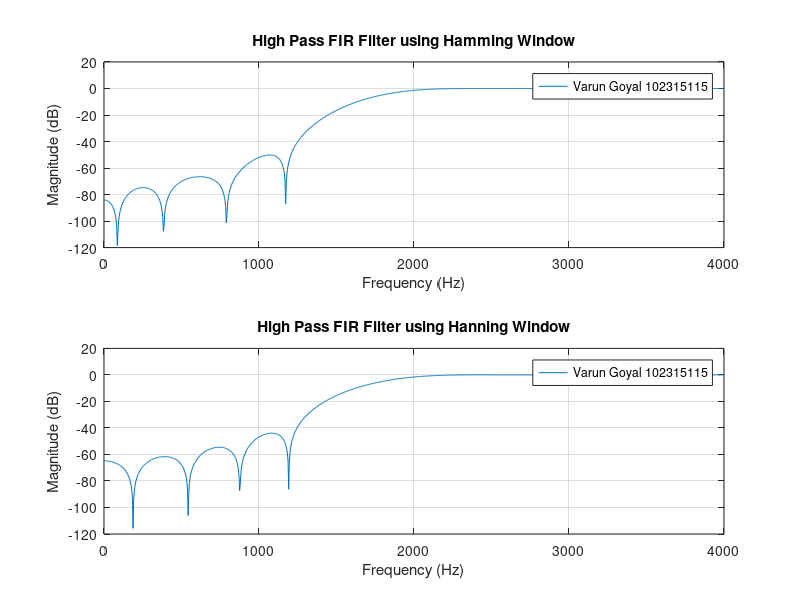

Reproduce this figure in MATLAB.
    
    % FIR High Pass Filter Design using Hamming and Hanning Windows 
clc; clear; close all; 

% ---- USER INPUTS ---- 
fp = 2000; 
df = 500; 
As = 50; 
fs =8000; 

% ---- NORMALIZED FREQUENCIES ---- 
wp = 2*pi*fp/fs;     % Passband edge (radians/sample) 
ws = wp - 2*pi*df/fs; % Stopband edge (radians/sample) 

% ---- DETERMINE FILTER ORDER ---- 
% Empirical formula for N depending on window type 
if As <= 44 
    windowType = 'Hamming'; 
    N = ceil((3.3*pi)/(2*pi*df/fs)); 
elseif As > 44 
    windowType = 'Hanning'; 
    N = ceil((3.1*pi)/(2*pi*df/fs)); 
end 

% Ensure N is odd (for symmetric linear phase) 
if mod(N,2)==0 
    N = N + 1; 
end 
fprintf('\nEstimated Filter Order N = %d\n', N); 

% ---- IDEAL HIGH-PASS IMPULSE RESPONSE ---- 
wc = (wp + ws)/2; % Cutoff frequency (radians/sample) 
n = 0:N-1; 
alpha = (N-1)/2; 
hd = -sin(wc*(n - alpha))./(pi*(n - alpha)); 
hd(alpha+1) = 1 - wc/pi; % Replace NaN at n = alpha 

% ---- WINDOW SELECTION ---- 
w_hamming = hamming(N)'; 
w_hanning = hanning(N)'; 

% ---- APPLY WINDOWS ---- 
h_hamming = hd .* w_hamming; 
h_hanning = hd .* w_hanning; 

% ---- FREQUENCY RESPONSE ---- 
[H_hamming, f] = freqz(h_hamming, 1, 1024, fs); 
[H_hanning, ~] = freqz(h_hanning, 1, 1024, fs); 

% ---- PLOTS ---- 
figure; 
subplot(2,1,1); 
plot(f, 20*log10(abs(H_hamming))); 
title('High Pass FIR Filter using Hamming Window'); 
xlabel('Frequency (Hz)'); 
ylabel('Magnitude (dB)'); 
legend('Varun Goyal 102315115'); 
grid on; 

subplot(2,1,2); 
plot(f, 20*log10(abs(H_hanning))); 
title('High Pass FIR Filter using Hanning Window'); 
xlabel('Frequency (Hz)'); 
ylabel('Magnitude (dB)'); 
legend('Varun Goyal 102315115'); 
grid on; 

% ---- DISPLAY RESULTS ---- 
disp('---------------------------------------'); 
disp(' Filter Design Summary '); 
disp('---------------------------------------'); 
fprintf('Sampling Frequency = %.2f Hz\n', fs); 
fprintf('Passband Edge Frequency = %.2f Hz\n', fp); 
fprintf('Transition Width = %.2f Hz\n', df); 
fprintf('Stopband Attenuation = %.2f dB\n', As); 
fprintf('Filter Order (N) = %d\n', N); 
disp('---------------------------------------'); 
